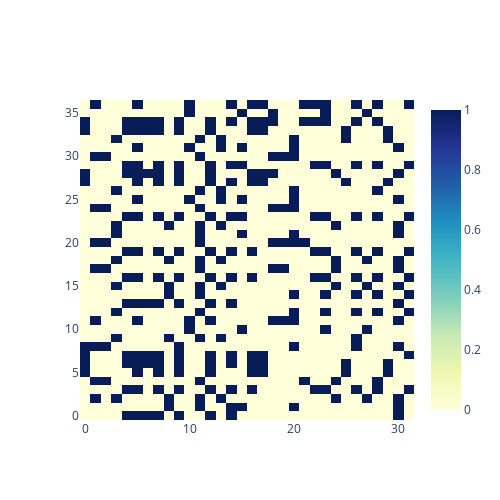

This figure's notebook cell:
### Code cell
show_plot([go.Heatmap(z=r.variant_matrix, colorscale="YlGnBu")], make_layout(500, 500))

### Figure 1 — Plotly figure (JSON) as saved in the notebook; plotly's stock layout.template omitted (floating-point values rounded to 4 significant figures; data arrays with more than 128 entries replaced by an {"elided": "..."} marker saying what was removed)
{"data": [{"colorscale": [[0, "rgb(255,255,217)"], [0.125, "rgb(237,248,177)"], [0.25, "rgb(199,233,180)"], [0.375, "rgb(127,205,187)"], [0.5, "rgb(65,182,196)"], [0.625, "rgb(29,145,192)"], [0.75, "rgb(34,94,168)"], [0.875, "rgb(37,52,148)"], [1, "rgb(8,29,88)"]], "type": "heatmap", "z": {"elided": "37x32 int values"}}], "layout": {"height": 500, "hovermode": "closest", "width": 500, "xaxis": {"showgrid": true}, "yaxis": {"showgrid": true}}}
